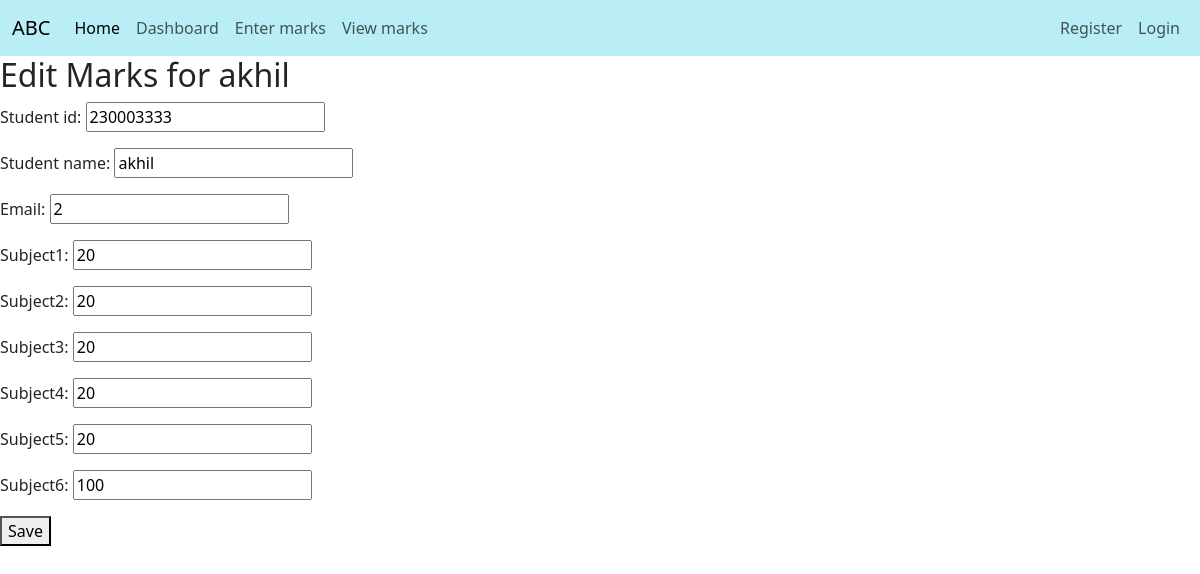
/teacherapp/edit_marks/2/, run on the app's committed database.
### teacherapp/models.py (models this page shows, shortened)
class StudentMark(models.Model):
    student_id = models.CharField(max_length=20, unique=True)
    student_name = models.CharField(max_length=100)
    email = models.EmailField()  # Add email field
    subject1 = models.IntegerField()
    subject2 = models.IntegerField()
    subject3 = models.IntegerField()
    subject4 = models.IntegerField()
    subject5 = models.IntegerField()
    subject6 = models.IntegerField()

### teacherapp/views.py (the view)
# urls.py: path('edit_marks/<int:pk>/', views.edit_marks, name='edit_marks'),
def edit_marks(request, pk):
    student = get_object_or_404(StudentMark, pk=pk)
    if request.method == 'POST':
        form = StudentMarkForm(request.POST, instance=student)
        if form.is_valid():
            form.save()
            return redirect('view_marks')
    else:
        form = StudentMarkForm(instance=student)
    return render(request, 'teacherapp/edit_marks.html', {'form': form, 'student': student})

### teacherapp/forms.py
class StudentMarkForm(forms.ModelForm):
    class Meta:
        model = StudentMark
        fields = ['student_id', 'student_name', 'email', 'subject1', 'subject2', 'subject3', 'subject4', 'subject5', 'subject6']

### templates/teacherapp/edit_marks.html (shortened to what this page needs)
{% extends 'Navbar/teachernavbar.html' %}
{% load static %}
{% block body %}
  <h2>Edit Marks for {{ student.student_name }}</h2>
  <form method="post">
    {{ form.as_p }}
    <button type="submit">Save</button>
  </form>
{% endblock %}

### data on the page
StudentMark: student_name "akhil", student_id "230003333", email "2", subject1 "20", subject2 "20", subject3 "20", subject4 "20", subject5 "20", subject6 "100"
